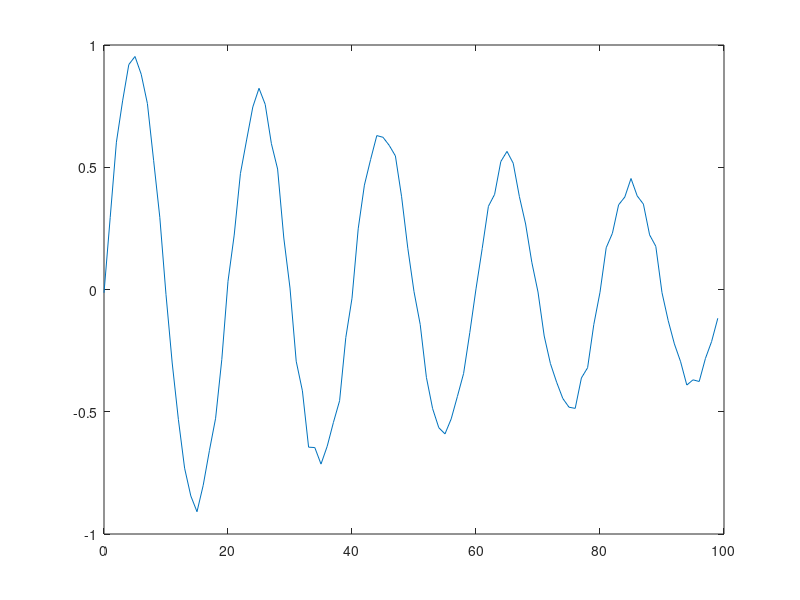

The MATLAB script that drew this image:
% optim_dampedsin.m
% szukanie wartosci parametrow tlumionej sinusoidy

N=100; x=0:N-1; A=1; d=0.01; omega=pi/10;
y = A*exp(-d*x).*sin(omega*x) + 0.025*randn(1,N);
plot(x,y);

% znajdz: A, d, omega ... na podstawie zbioru par punktow (x,y)
